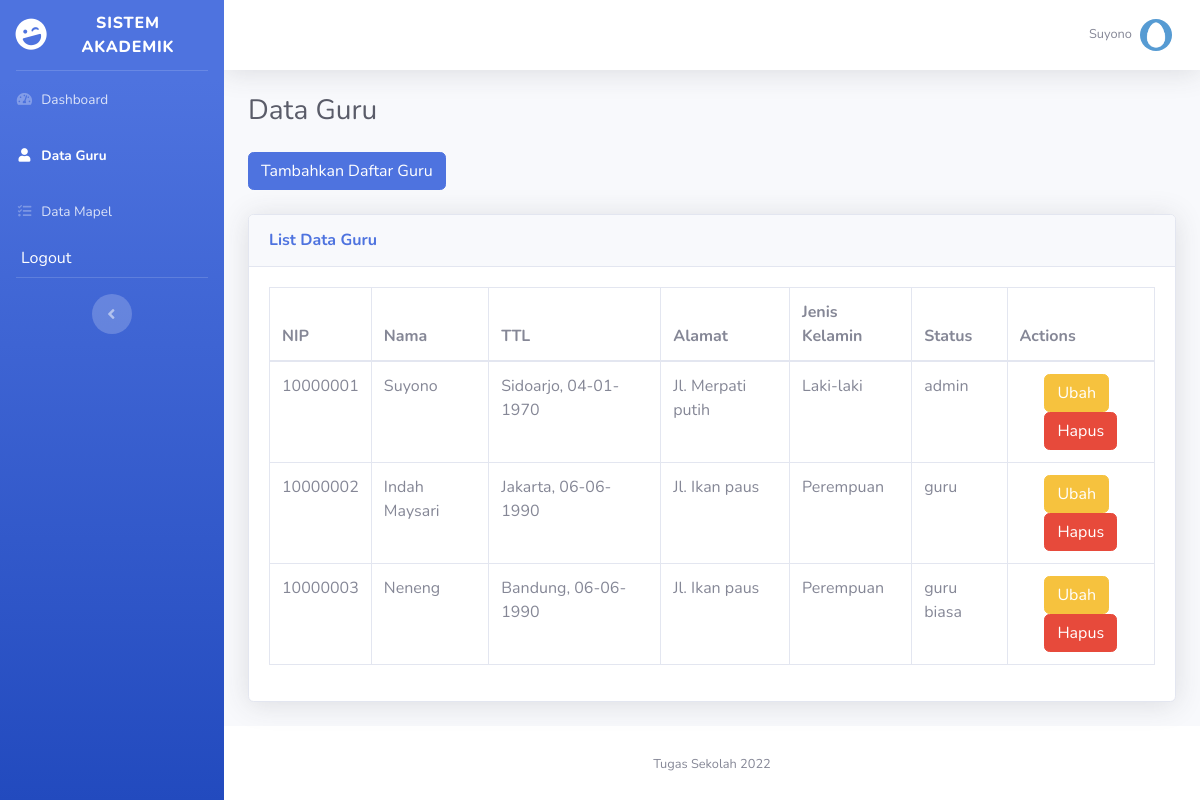
Page /guru.php (signed in) on the committed database.
### tables this page shows
CREATE TABLE `tb_guru` (
  `nip` varchar(8) NOT NULL,
  `nama` varchar(255) NOT NULL,
  `pass` varchar(255) NOT NULL,
  `tmp_lahir` varchar(255) NOT NULL,
  `tgl_lahir` date DEFAULT NULL,
  `alamat` varchar(255) NOT NULL,
  `jenis_kelamin` varchar(255) NOT NULL,
  `status` varchar(255) NOT NULL,
  `img_profile` varchar(255) NOT NULL DEFAULT 'profile-default.jpg'
);

### guru.php (the view, shortened to what this page needs)
<?php include 'header.php'; ?>
<?php
$guru_query = "SELECT * FROM `tb_guru`";
$result_guru = mysqli_query($connection, $guru_query); ?>
<div class="container-fluid">
  <div class="d-sm-flex align-items-center justify-content-between mb-4">
    <h1 class="h3 mb-0 text-gray-800">Data Guru</h1>
  </div>
  <a href="" data-toggle="modal" data-target="#newSubMenuModal" class=" btn btn-primary mb-4">Tambahkan Daftar Guru</a>
  <div class="card shadow mb-4">
    <div class="card-header py-3">
      <h6 class="m-0 font-weight-bold text-primary">List Data Guru</h6>
    </div>
    <div class="card-body">
      <div class="table-responsive">
        <table class="table table-bordered table-hover">
          <thead>
            <tr class="">
              <th>NIP</th>
              <th>Nama</th>
              <th>TTL</th>
              <th>Alamat</th>
              <th>Jenis Kelamin</th>
              <th>Status</th>
              <th>Actions</th>
            </tr>
          </thead>
          <tbody>
            <?php
            if ($result_guru) {
              while ($row = mysqli_fetch_array($result_guru)) {
            ?>
                <tr>
                  <td><?php echo $row['nip'] ?></td>
                  <td><?php echo $row['nama'] ?></td>
                  <td><?php echo $row['tmp_lahir'] ?>, <?php echo date("d-m-Y", strtotime($row['tgl_lahir'])) ?></td>
                  <td><?php echo $row['alamat'] ?></td>
                  <td><?php echo $row['jenis_kelamin'] ?></td>
                  <td><?php echo $row['status'] ?></td>
                  <td class="col-xl-2 text-center">
                    <button type="button" class="btn btn-warning mr-2" data-toggle="modal" data-target="#editModal">
                      Ubah
                    </button>
                    <a href="hapus_guru.php?id=<?= $row["nip"] ?>" class="btn btn-danger" onclick="return confirm('Apakah anda yakin?')">Hapus</a>
                  </td>
                </tr>
            <?php
              }
            } else {
              echo "Error :" . mysqli_error($connection);
            }
            ?>
          </tbody>
        </table>
      </div>
    </div>
  </div>
</div>
<?php include 'footer.php'; ?>

### rows in the picture
tb_guru: nip "10000001", nama "Suyono", tmp_lahir "Sidoarjo", tgl_lahir "04-01-1970", alamat "Jl. Merpati putih", jenis_kelamin "Laki-laki", status "admin"
tb_guru: nip "10000002", nama "Indah Maysari", tmp_lahir "Jakarta", tgl_lahir "06-06-1990", alamat "Jl. Ikan paus", jenis_kelamin "Perempuan", status "guru"
tb_guru: nip "10000003", nama "Neneng", tmp_lahir "Bandung", tgl_lahir "06-06-1990", alamat "Jl. Ikan paus", jenis_kelamin "Perempuan", status "guru biasa"

### other values in the picture
$_SESSION["user_nama"] "Suyono"
